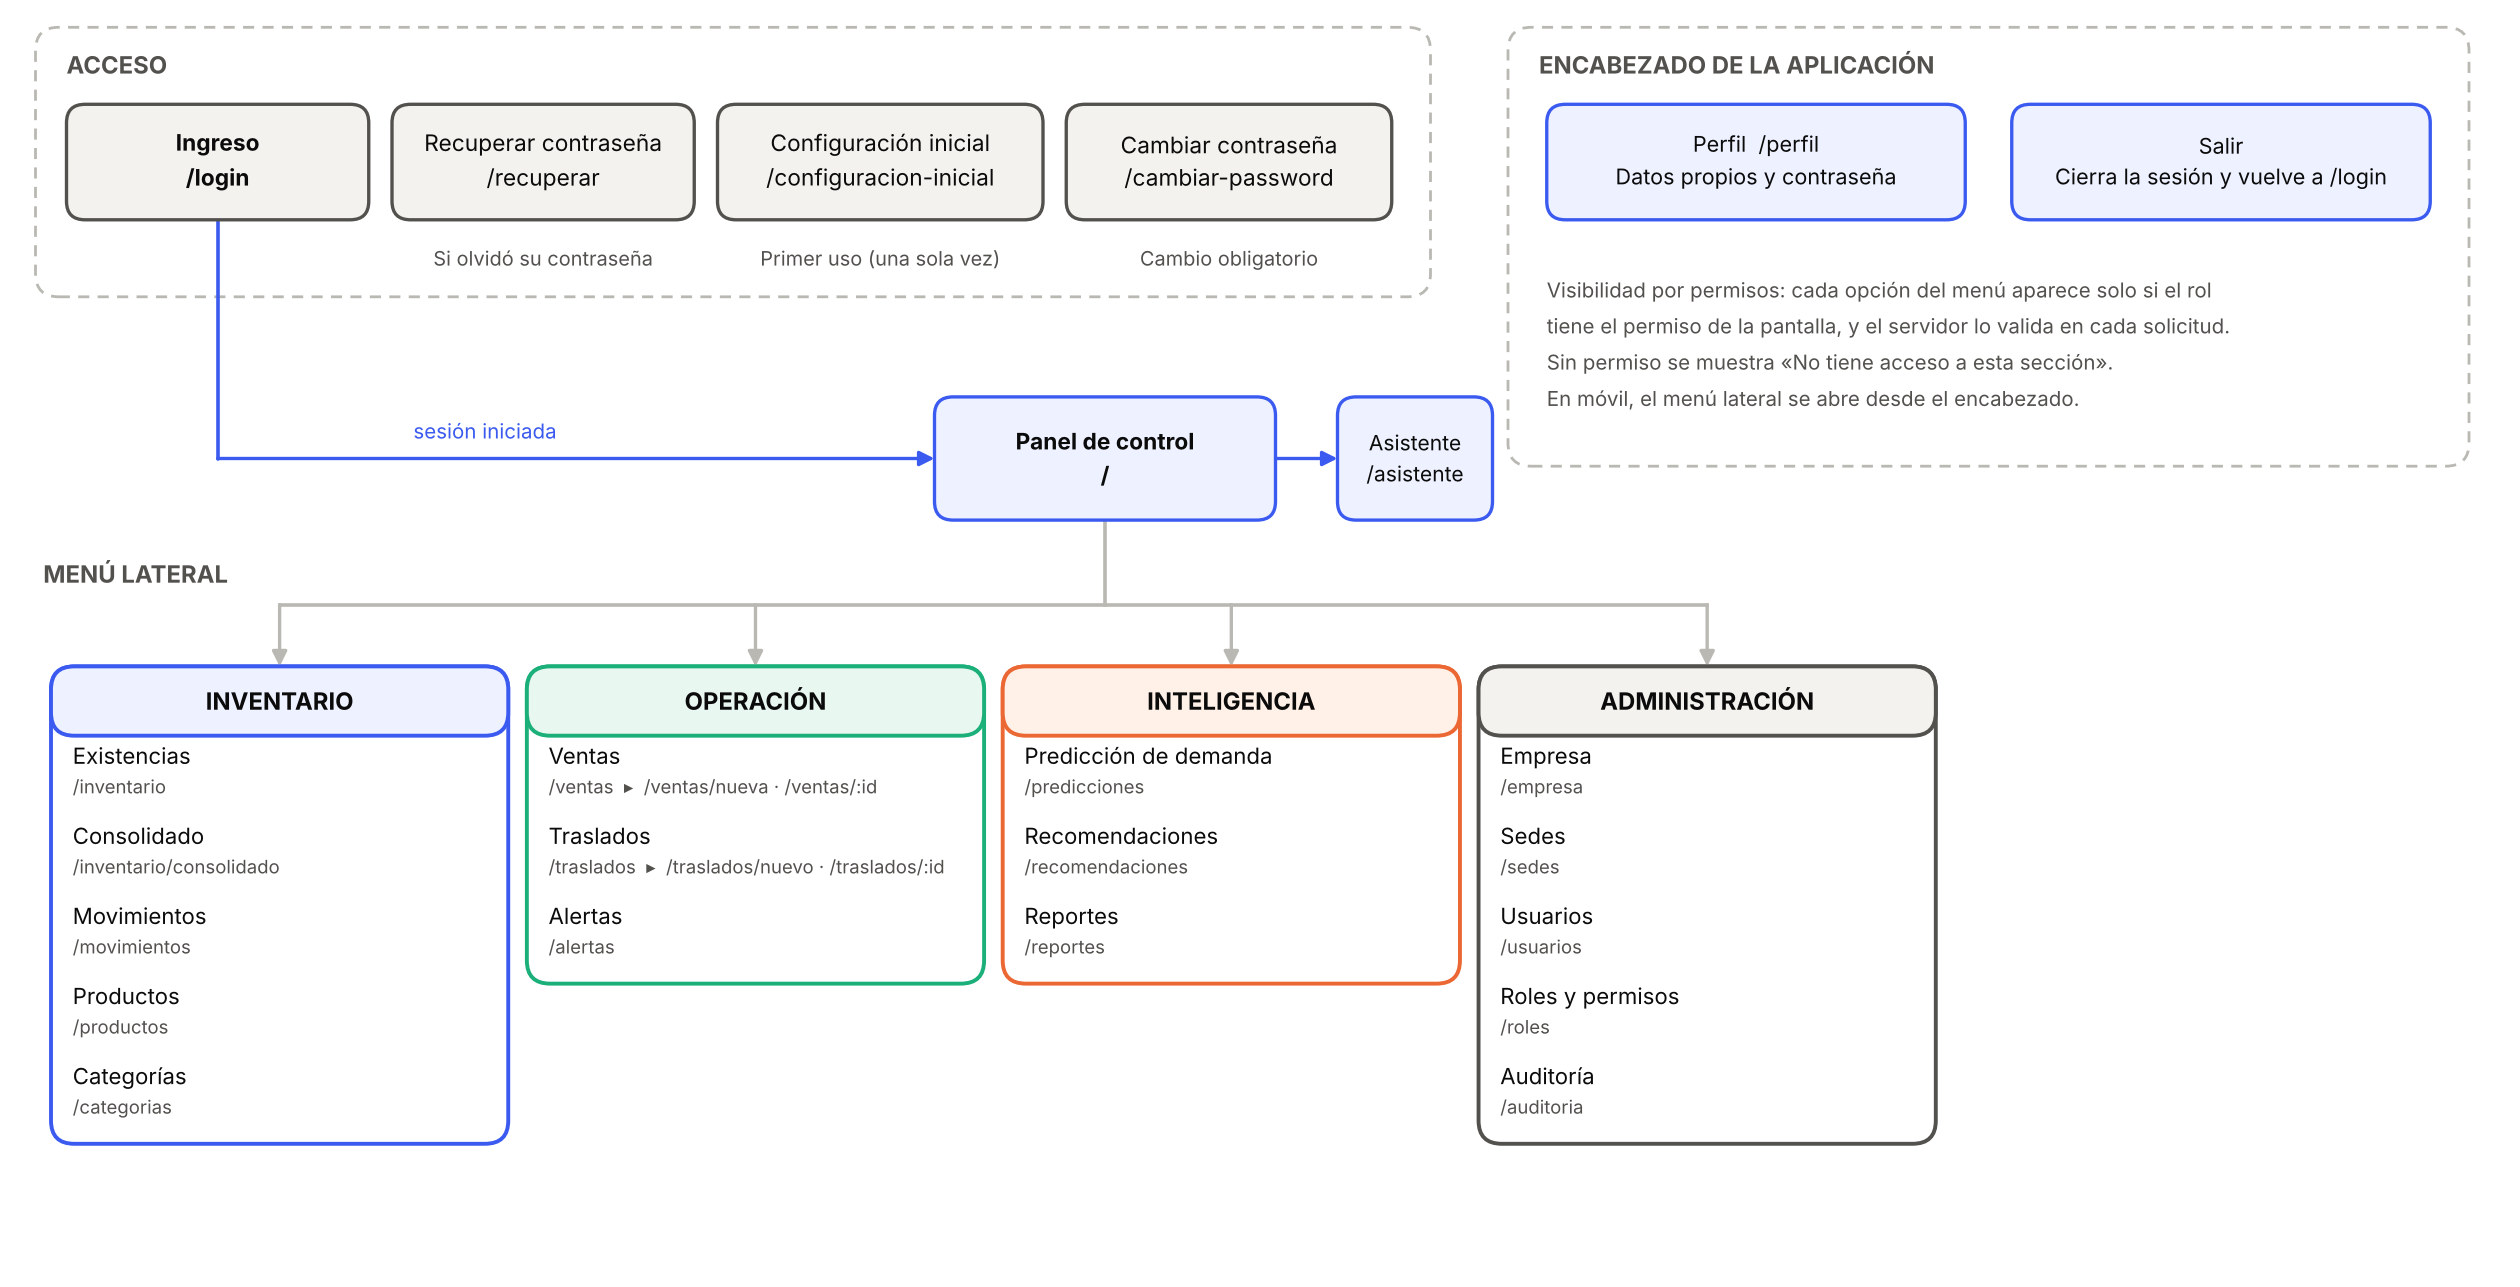

Write the Python code that produced this figure.
"""Mapa de navegación de Inventia, tomado de frontend/src/components/layout/navegacion.ts y App.tsx."""
from dibujo import *

fig, ax = lienzo(16, 8.1, (0, 16), (1.7, 9.8))

def nodo(x, y, w, h, txt, estilo="azul", tam=8.2, negrita=False):
    fc, ec = ESTILOS[estilo]
    ax.add_patch(FancyBboxPatch((x, y), w, h, boxstyle="round,pad=0,rounding_size=0.12", fc=fc, ec=ec, lw=1.2, zorder=3))
    ax.text(x + w / 2, y + h / 2, txt, ha="center", va="center", fontsize=tam, color=TEXTO, zorder=4,
            fontweight="bold" if negrita else "normal", linespacing=1.25)
    return (x, y, w, h)

def linea(pts, color=GRIS_MED, flecha_final=True):
    for p, q in zip(pts[:-2], pts[1:-1]):
        ax.plot([p[0], q[0]], [p[1], q[1]], color=color, lw=1.3, zorder=2, solid_capstyle="round")
    if flecha_final:
        flecha(ax, pts[-2], pts[-1], color=color)
    else:
        ax.plot([pts[-2][0], pts[-1][0]], [pts[-2][1], pts[-1][1]], color=color, lw=1.3, zorder=2)

# Zona de acceso (pantallas públicas y de sesión)
ax.add_patch(FancyBboxPatch((0.1, 8.0), 9.0, 1.75, boxstyle="round,pad=0,rounding_size=0.15", fc="none", ec=GRIS_MED, lw=1, ls=(0, (4, 3))))
ax.text(0.3, 9.6, "ACCESO", va="top", fontsize=8.6, color=GRIS, fontweight="bold")
login = nodo(0.3, 8.5, 1.95, 0.75, "Ingreso\n/login", "gris", negrita=True)
rec = nodo(2.4, 8.5, 1.95, 0.75, "Recuperar contraseña\n/recuperar", "gris")
conf = nodo(4.5, 8.5, 2.1, 0.75, "Configuración inicial\n/configuracion-inicial", "gris")
camb = nodo(6.75, 8.5, 2.1, 0.75, "Cambiar contraseña\n/cambiar-password", "gris")
for x, t in [(3.375, "Si olvidó su contraseña"), (5.55, "Primer uso (una sola vez)"), (7.8, "Cambio obligatorio")]:
    ax.text(x, 8.25, t, ha="center", va="center", fontsize=7.2, color=GRIS)

# Panel y encabezado
panel = nodo(5.9, 6.55, 2.2, 0.8, "Panel de control\n/", "azul", negrita=True)
asistente = nodo(8.5, 6.55, 1.0, 0.8, "Asistente\n/asistente", "azul", tam=7.6)
linea([(8.1, 6.95), (8.5, 6.95)], color=AZUL)
linea([(1.275, 8.5), (1.275, 6.95), (5.9, 6.95)], color=AZUL)
ax.text(3.0, 7.08, "sesión iniciada", fontsize=7.4, color=AZUL, ha="center")
ax.add_patch(FancyBboxPatch((9.6, 6.9), 6.2, 2.85, boxstyle="round,pad=0,rounding_size=0.15", fc="none", ec=GRIS_MED, lw=1, ls=(0, (4, 3))))
ax.text(9.8, 9.6, "ENCABEZADO DE LA APLICACIÓN", va="top", fontsize=8.6, color=GRIS, fontweight="bold")
nodo(9.85, 8.5, 2.7, 0.75, "Perfil  /perfil\nDatos propios y contraseña", "azul", tam=7.8)
nodo(12.85, 8.5, 2.7, 0.75, "Salir\nCierra la sesión y vuelve a /login", "azul", tam=7.8)
ax.text(9.85, 8.15, "Visibilidad por permisos: cada opción del menú aparece solo si el rol\ntiene el permiso de la pantalla, y el servidor lo valida en cada solicitud.\nSin permiso se muestra «No tiene acceso a esta sección».\nEn móvil, el menú lateral se abre desde el encabezado.",
        fontsize=7.4, color=GRIS, va="top", linespacing=1.45)

# Menú lateral: bus y grupos
ax.text(0.15, 6.2, "MENÚ LATERAL", fontsize=8.6, color=GRIS, fontweight="bold", va="center")
GRUPOS = [
    ("INVENTARIO", "azul", [("Existencias", "/inventario"), ("Consolidado", "/inventario/consolidado"), ("Movimientos", "/movimientos"), ("Productos", "/productos"), ("Categorías", "/categorias")]),
    ("OPERACIÓN", "verde", [("Ventas", "/ventas  ▸  /ventas/nueva · /ventas/:id"), ("Traslados", "/traslados  ▸  /traslados/nuevo · /traslados/:id"), ("Alertas", "/alertas")]),
    ("INTELIGENCIA", "naranja", [("Predicción de demanda", "/predicciones"), ("Recomendaciones", "/recomendaciones"), ("Reportes", "/reportes")]),
    ("ADMINISTRACIÓN", "gris", [("Empresa", "/empresa"), ("Sedes", "/sedes"), ("Usuarios", "/usuarios"), ("Roles y permisos", "/roles"), ("Auditoría", "/auditoria")])
]
W, GAP, TOP = 2.95, 0.12, 5.6
centros = []
for k, (nombre, estilo, items) in enumerate(GRUPOS):
    x = 0.2 + k * (W + GAP)
    alto = 0.5 + len(items) * 0.52
    fc, ec = ESTILOS[estilo]
    ax.add_patch(FancyBboxPatch((x, TOP - alto), W, alto, boxstyle="round,pad=0,rounding_size=0.15", fc="white", ec=ec, lw=1.4, zorder=2))
    ax.add_patch(FancyBboxPatch((x, TOP - 0.45), W, 0.45, boxstyle="round,pad=0,rounding_size=0.15", fc=fc, ec=ec, lw=1.4, zorder=3))
    ax.text(x + W / 2, TOP - 0.225, nombre, ha="center", va="center", fontsize=8.6, fontweight="bold", color=TEXTO, zorder=4)
    for j, (et, ruta) in enumerate(items):
        y = TOP - 0.45 - 0.52 * (j + 1) + 0.12
        ax.text(x + 0.14, y + 0.27, et, fontsize=8, va="center", color=TEXTO, zorder=4)
        ax.text(x + 0.14, y + 0.07, ruta, fontsize=6.7, va="center", color=GRIS, zorder=4)
    centros.append(x + W / 2)
BUS = 6.0
ax.plot([centros[0], centros[-1]], [BUS, BUS], color=GRIS_MED, lw=1.3, zorder=2)
ax.plot([7.0, 7.0], [6.55, BUS], color=GRIS_MED, lw=1.3, zorder=2)
for c in centros:
    flecha(ax, (c, BUS), (c, TOP), color=GRIS_MED)
guardar(fig, "mapa_navegacion.png")
